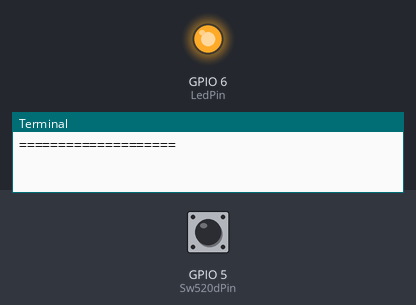
This program was run on a simulated Raspberry Pi (BCM pin numbers). On the bench: output pins drawn as LEDs (lit = HIGH), the last lines printed to the terminal. Dashed ring = blinking. The inputs (shaded band) are chosen by the test bench; at power-on: GPIO 5 (Sw520dPin) LOW.

Above: at 1.2 s.
1.3 s: GPIO 5 (Sw520dPin) pulled HIGH for 3.2 s
At 4.9 s:
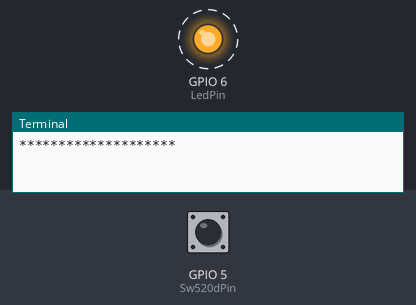
Timing chart, 0 to 6.4 s (numbered marks = the images above; inputs shaded):
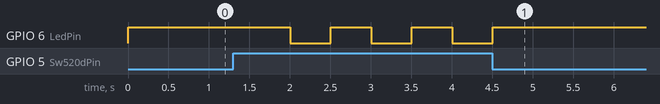

The program:

tilt.py
```python
#!/usr/bin/python

###########################################################################
#Filename      :sw520d.py
#Description   :If the SW520D tilt,red LED flashing to alarm
#Author        :alan
#Website       :www.osoyoo.com
#Update        :2017/06/20
############################################################################

import RPi.GPIO as GPIO
import time

# set #5 as LED pin
LedPin = 6
# set #6 as SW520D Pin
Sw520dPin = 5

#print message at the begining ---custom function
def print_message():
    print ('==================================')
    print ('|            LED Alarm           |')
    print ('|        ----------------        |')
    print ('|        If SW520D Tilts         |')
    print ('|                                |')
    print ('|        LED Will Blink          |')
    print ('|        ----------------        |')
    print ('|                                |')
    print ('|                          OSOYOO|')
    print ('==================================\n')
    print ('Program is running...')
    print ('Please press Ctrl+C to end the program...')


#setup function for some setup---custom function
def setup():
    GPIO.setwarnings(False)
    #set the gpio modes to BCM numbering
    GPIO.setmode(GPIO.BCM)
    #set LedPin's mode to output,and initial level to HIGH(3.3V)
    GPIO.setup(LedPin,GPIO.OUT,initial=GPIO.HIGH)
    GPIO.setup(Sw520dPin,GPIO.IN)


#main function
def main():
    #print info
    print_message()
    while True:
        #read Sw520dPin's level
        if(GPIO.input(Sw520dPin)):
            GPIO.output(LedPin,GPIO.LOW)
            time.sleep(0.5)
            GPIO.output(LedPin,GPIO.HIGH)
            time.sleep(0.5)
            print ('********************')
            print ('*     tilting!     *')
            print ('********************')
            print ('\n')
        else:
            GPIO.output(LedPin,GPIO.HIGH)
            print ('====================')
            print ('=     Not tilting  =')
            print ('====================')
            print ('\n')
            time.sleep(1)

#define a destroy function for clean up everything after the script finished
def destroy():
    #turn off LED
    GPIO.output(LedPin,GPIO.HIGH)
    #release resource
    GPIO.cleanup()
#
# if run this script directly ,do:
if __name__ == '__main__':
    setup()
    try:
            main()
    #when 'Ctrl+C' is pressed,child program destroy() will be executed.
    except KeyboardInterrupt:
        destroy()
```

Measured:
- after the input at 1.3 s, GPIO 6 (LedPin): alternates HIGH for 0.50 s and LOW for 0.50 s, 6 changes in all, then stays HIGH, starting after 0.71 s
